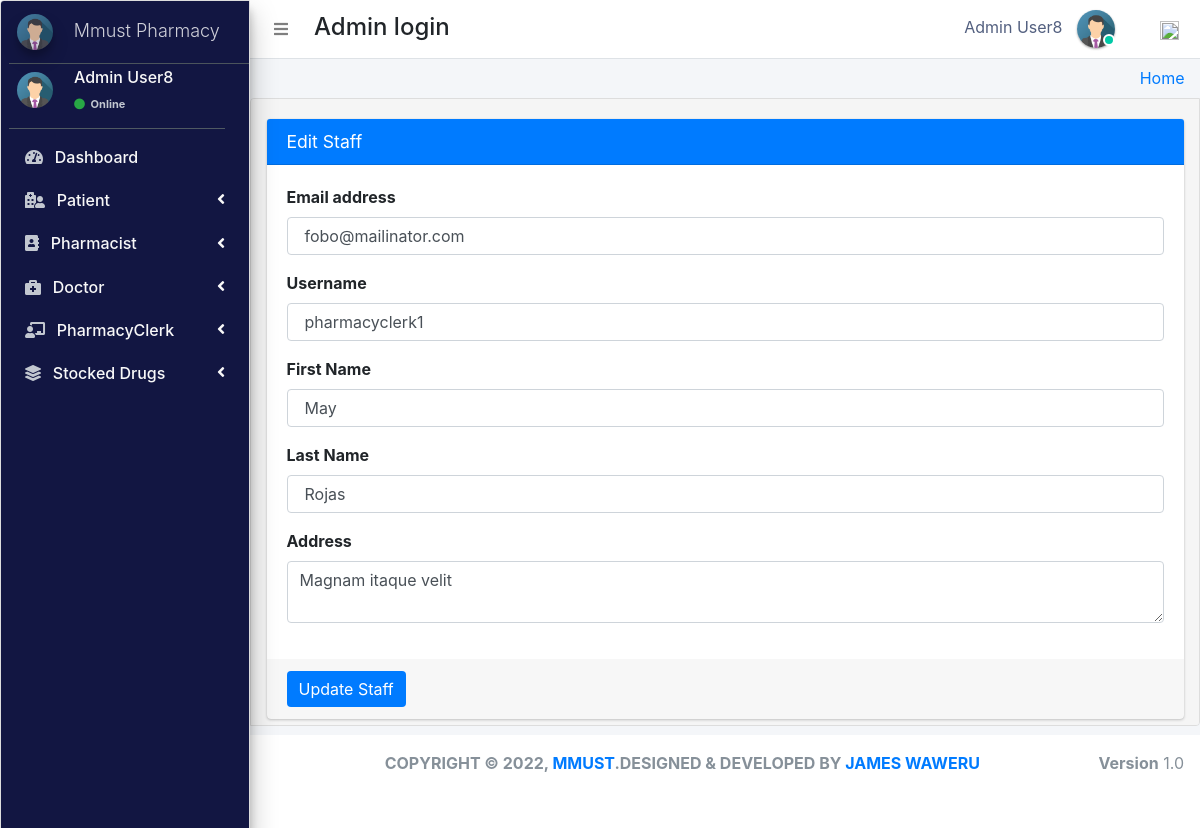
The page /admin_user/edit_receptionist/5/ (signed in) on the database as committed earlier.
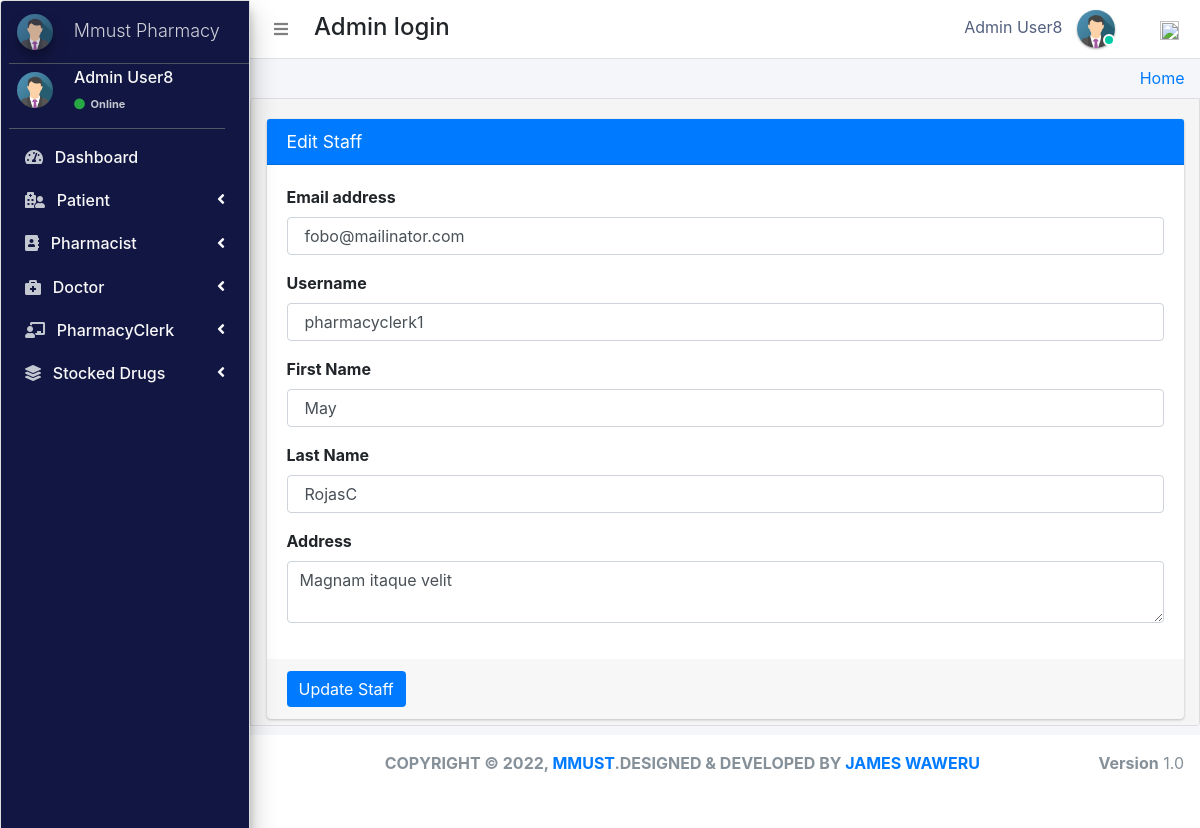
The same page on the database as committed later.
### pharmacy/models.py (models this page shows, shortened)
class PharmacyClerk(models.Model):
    gender_category=(
        ('Male','Male'),
        ('Female','Female'),
    )
    admin = models.OneToOneField(CustomUser,null=True, on_delete = models.CASCADE)
    emp_no=models.CharField(max_length=100,null=True,blank=True)
    gender=models.CharField(max_length=100,null=True,choices=gender_category)
    mobile=models.CharField(max_length=10,null=True,blank=True)
    address=models.CharField(max_length=300,null=True,blank=True)
    profile_pic=models.ImageField(default="images2.png",null=True,blank=True)
    age= models.IntegerField(default='0', blank=True, null=True)
    created_at = models.DateTimeField(auto_now_add=True)
    updated_at = models.DateTimeField(auto_now=True)
    objects = models.Manager()

class CustomUser(AbstractUser):
    user_type_data = ((1, "AdminHOD"), (2, "Pharmacist"), (3, "Doctor"), (4, "PharmacyClerk"),(5, "Patients"))
    user_type = models.CharField(default=1, choices=user_type_data, max_length=10)

### pharmacy/HODViews.py (the view)
@require_http_methods(["GET"])
def edit_pharmacy_clerk_form(request, clerk_id):
    clerk = PharmacyClerk.objects.get(admin=clerk_id)
    context = {
        "staff": clerk,
        "title": "Edit PharmacyClerk"
    }
    return render(request, 'hod_templates/edit_clerk.html', context)

### pharmacy/templates/hod_templates/edit_clerk.html (shortened to what this page needs)
{% extends 'hod_templates/base_template.html'%} {% block main_content %}
<section class="content">
    <div class="container-fluid">
        <div class="row">
            <div class="col-md-12">
                <div class="card card-primary">
                    <div class="card-header">
                        <h3 class="card-title">Edit Staff</h3>
                    </div>
                    <form role="form" method="POST" action="post/">
                        <div class="card-body">
                            <div class="form-group">
                                <label>Email address</label>
                                <input type="email" class="form-control" name="email" value="{{ staff.admin.email }}">
                            </div>
                            <div class="form-group">
                                <label>Username</label>
                                <input type="text" class="form-control" name="username" value="{{ staff.admin.username }}">
                            </div>
                            <div class="form-group">
                                <label>First Name</label>
                                <input type="text" class="form-control" name="first_name" value="{{ staff.admin.first_name }}">
                            </div>
                            <div class="form-group">
                                <label>Last Name</label>
                                <input type="text" class="form-control" name="last_name" value="{{ staff.admin.last_name }}">
                            </div>
                            <div class="form-group">
                                <label>Address</label>
                                <textarea class="form-control" name="address">{{ staff.address }}</textarea>
                            </div>
                        </div>
                        <div class="card-footer">
                            <button type="submit" class="btn btn-primary">Update Staff</button>
                        </div>
                    </form>
                </div>
            </div>
        </div>
    </div>
</section>
{% endblock %}

Rows that differ between the two databases and show on the page:
changed PharmacyClerk "Magnam itaque velit": last_name "Rojas" → "RojasC"
